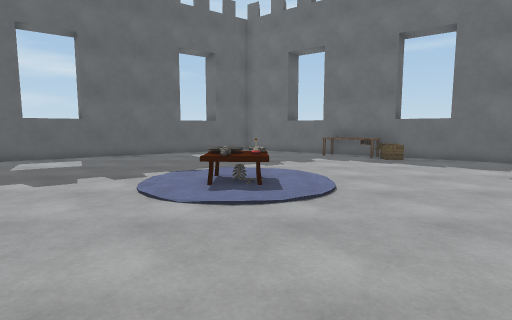
[1] (above)

12 first-person views from a walk through a Unity game level. The camera is 1.3 m above the floor, tilts 6° down and sees 80° across. The floor is counted in squares, 1 m on a side. Each view is taken from the middle of a square. On the plan, view 1 faces up. The plan holds only what a view shows up to about 14 squares ahead; the rest is blank. The place goes on beyond the plan. Some surface patterns are stand-ins.

[2]
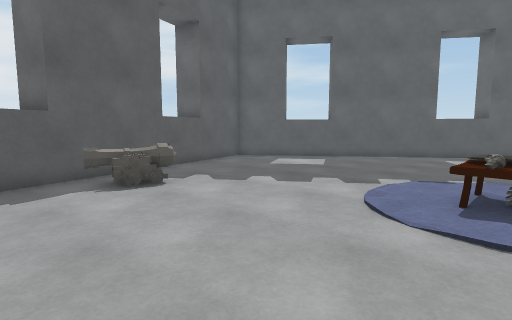

[3]
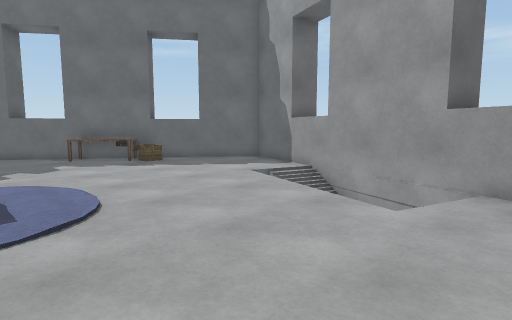

[4]
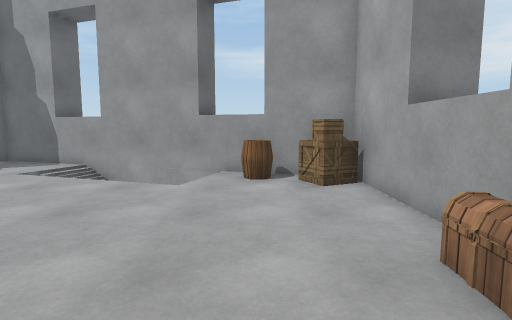

[5]
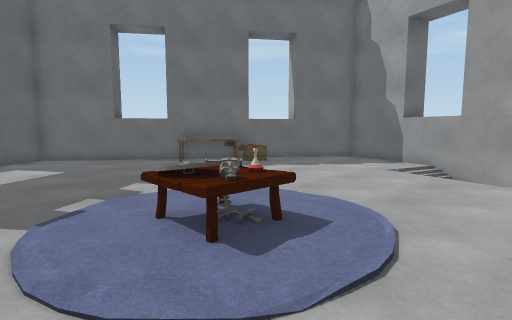

[6]
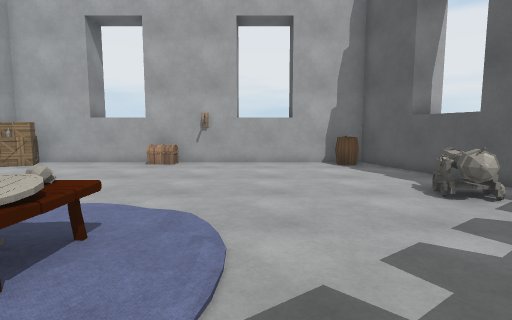

[7]
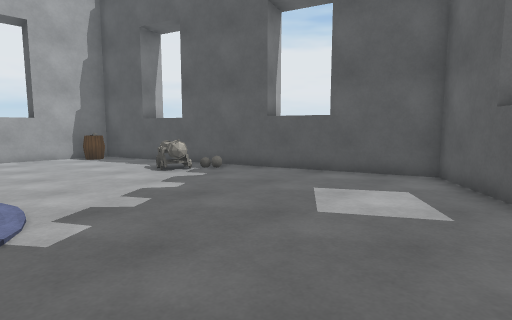

[8]
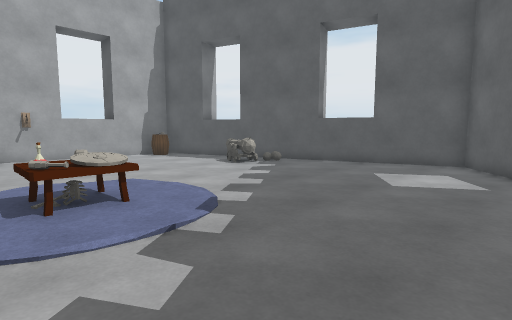

[9]
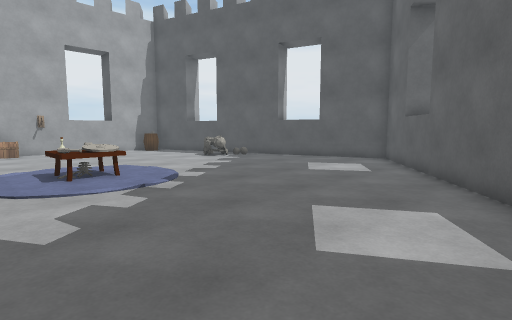

[10]
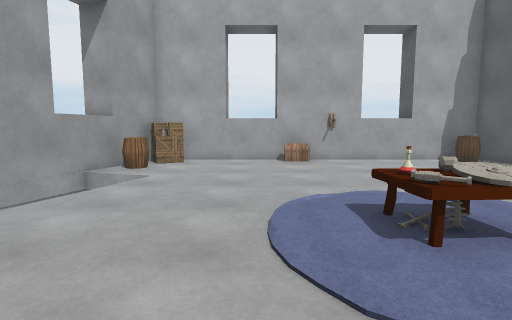

[11]
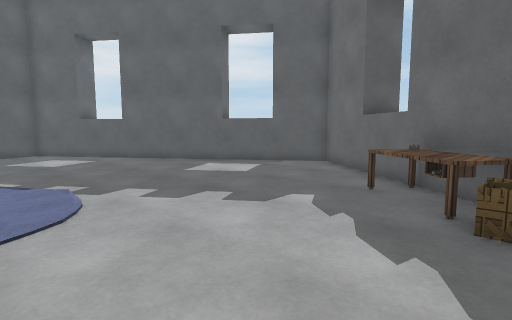

[12]
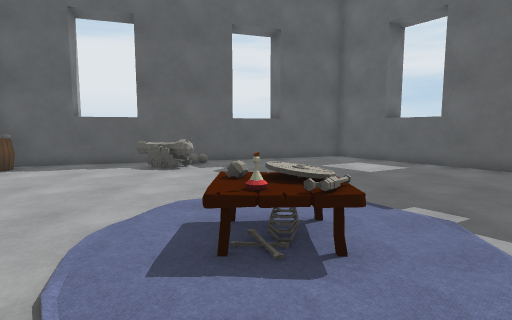

### Floor plan
Key: @ floor where view 1 was taken; # wall or solid block; . floor; / step, stairs or slope; v drop or lower ground; T table; C crate; S shield; K skull; B bones; P potion; A cannon; R barrel; H chest; O other object.
Columns run from 11 left of view 1 to 10 right of it. Each row starts with its distance up from view 1.
 18          ####
 17        ###..###
 16       ##......###
 15      ##........O##
 14    ###........TTT##
 13   ##............TC##
 12 ###................###
 11 #....................#
 10 #....................#
  9 #....................#
  8 ##........SS........##
  7  #........KBP....vv/
  6  #........  .....v /#
  5  ##OA............v ##
  4   #vA............  #
  3   ##A...........v /#
  2    #..............##
  1    #.............R#
  0    #.......@....OC#
 -1    ##OR... HH...C##
 -2     ##############

Positions as (right, up) in squares from view 1, and headings:
1: (0, 0), facing up
2: (0, 1), facing up-left
3: (0, 1), facing up-right
4: (-2, 1), facing right
5: (-3, 4), facing up-right
6: (-3, 10), facing down
7: (-2, 13), facing down-left
8: (1, 13), facing down-left
9: (2, 16), facing down-left
10: (2, 11), facing down
11: (6, 8), facing up-left
12: (3, 7), facing left
